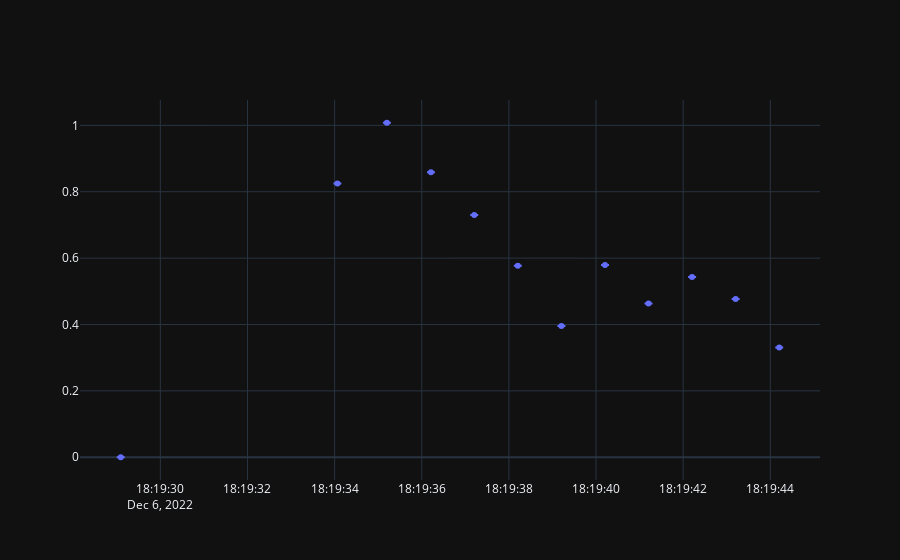

The cell this chart's notebook holds for it:
### Code cell
df = pd.read_csv('./Data/2022-12-06_17-32-02/Location.csv')
df.index = pd.to_datetime(df['time'], unit='ns')

fig = go.Figure()

fig.add_trace(go.Scatter(x=df.index, y=df['speed'], mode='markers',
              error_y={'type': 'data', 'array': df['speedAccuracy']}))

fig.show()

### Figure 1 — Plotly figure (JSON) as saved in the notebook; plotly's stock layout.template omitted (floating-point values rounded to 4 significant figures)
{"data": [{"error_y": {"array": [0, 0, 0, 0, 0, 0, 0, 0, 0, 0, 0, 0], "type": "data"}, "mode": "markers", "x": ["2022-12-06T18:19:29.091000", "2022-12-06T18:19:34.064000", "2022-12-06T18:19:35.199801", "2022-12-06T18:19:36.211171", "2022-12-06T18:19:37.204772", "2022-12-06T18:19:38.204710", "2022-12-06T18:19:39.205330", "2022-12-06T18:19:40.205902", "2022-12-06T18:19:41.204764", "2022-12-06T18:19:42.204871", "2022-12-06T18:19:43.204017", "2022-12-06T18:19:44.205366"], "y": [0.0, 0.8248, 1.008, 0.8587, 0.7297, 0.5773, 0.3951, 0.5791, 0.4633, 0.5431, 0.4767, 0.3308], "type": "scatter"}], "layout": {}}
